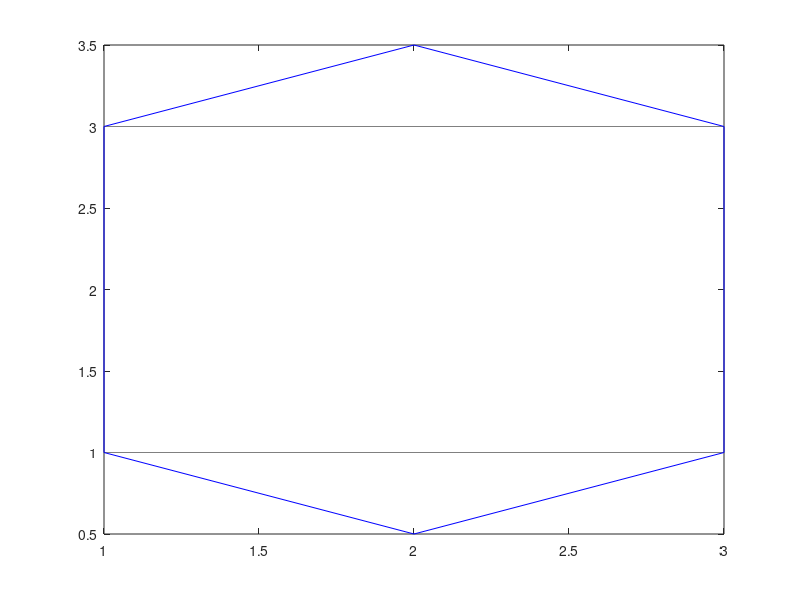

Write the MATLAB code that produced this figure. (Note: this script raises an error after producing the figure.)
function test_vem_v3
    % Undeformed vertices
    V0= [ 
         1 3;
         2 3;
         3 3;
         3 2;
         3 1;
         2 1;
         1 1;
         1 2;
        ];
    
    % Deformed vertices
    V1= [ 
         1 3;
         2 3.5;
         3 3;
         3 2;
         3 1;
         2 0.5;
         1 1;
         1 2;
        ];
    
    % Edges
    E=[ 1 2;
        2 3;
        3 4;
        4 5;
        5 6;
        6 7;
        7 8;
        8 1 ];
    % Plotting surface
    figure(1)
    clf;
    plot([V0(E(:,1),1)'; V0(E(:,2),1)'], [V0(E(:,1),2)'; V0(E(:,2),2)'],'Color',[0.5 0.5 0.5]);
    hold on;
    plot([V1(E(:,1),1)'; V1(E(:,2),1)'], [V1(E(:,1),2)'; V1(E(:,2),2)'],'Color','b');
    hold on;
    
    V=V0;
    
    X_com = mean(V0,1)';    % undeformed center of mass
    x_com = mean(V1,1)';    % deformed center of mass
    
    k=6;
    
    % Compute monomial basis for each vertex
    M=zeros(size(V,1), k);
    for i = 1:size(V,1)
        X=V(i,:)';
        q=(X-X_com)';
        Mi = [1 q(1) q(2) q(1).^2 q(2).^2 q(1)*q(2)];
        M(i,:) = Mi;
    end
    
    % pseudo-inverse for M
    Pm = pinv(M);
        
    ProjX = zeros(size(E,1),size(V,1),2);
    
    P = zeros(size(E,1), k, 1);
    
    % Compute per-edge projection matrix
    for i = 1:size(E,1)
%         u = [V(E(i,1),:); V(E(i,2),:)]';
        u = V(i,:)';
        Pu = pinv(u)';
        
        p = Pm*V*Pu;
        x=M*p*u';
        ProjX(i,:,:) = x;
        P(i,:,:)=p;
    end
    
    % Compute weighting terms
    a = zeros(size(V,1), size(E,1));
    for i = 1:size(V,1)
        C = squeeze(ProjX(:,i,:))';
        d = V(i,:)';
        
        % All weights non-negative
        A = -eye(size(E,1));
        b = zeros(size(E,1));
        
        % Weights sum to one.
        Aeq = ones(1,size(E,1));
        beq = 1;
        
        size(lsqlin(C,d,A,b,Aeq,beq))
        a(i,:) = lsqlin(C,d,A,b,Aeq,beq);
    end
    
    % Compute deformed positions from 
    for i=1:size(V,1)
        x = [0 0];
        
        for j=1:size(E,1)
%             u = [V1(E(i,1),:); V1(E(i,2),:)]';
            u = V1(i,:); % Deformed DOF values
            size(squeeze(P(j,:,:)))
            x = x + a(i,j) * M(i,:) * squeeze(P(j,:,:))' * u;
        end
        plot(x(1),x(2),'.','Color','r','MarkerSize',15);
        hold on
        plot(V(i,1),V(i,2),'o','Color',[0.5 0.5 0.5],'MarkerSize',15);
        hold on;
    end
        % All undeformed positions
%     n=10;
%     Xx=linspace(1,3,n);
%     Xy=repelem(3,n);
%         plot(X(1),X(2),'.','Color',[0.5 0.5 0.5]);

    plot(X_com(1), X_com(2),'x','MarkerSize',10,'Color','r');
    xlim([0 4]);
    ylim([0 4]);

end